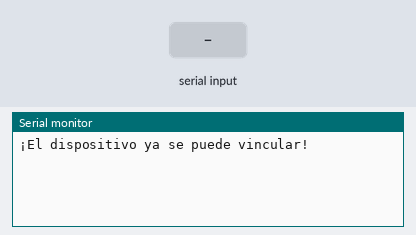
Bench run of a sketch on a simulated ESP32. On the bench: the last lines printed to the serial monitor. The test bench sets the inputs (shaded band). Nothing arrives over Bluetooth unless stated.

Above: at 1.2 s.
1.3 s: "1" received over the second serial link
At 2.5 s:
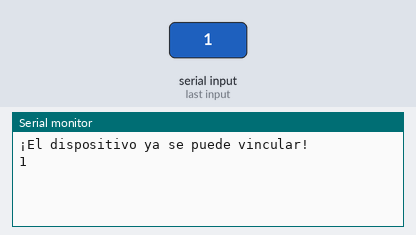
2.8 s: "0" received over the second serial link
At 3.5 s:
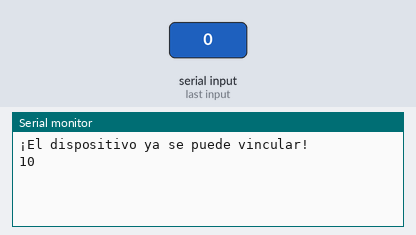

The sketch:

test_esp_bluetooth.ino
```cpp
#include <BluetoothSerial.h>

// Comprobar si el Bluetooth está disponible
#if !defined(CONFIG_BT_ENABLED) || !defined(CONFIG_BLUEDROID_ENABLED)
#error Bluetooth is not enabled! Please run `make menuconfig` to and enable it
#endif

BluetoothSerial SerialBT;

void setup() {
  Serial.begin(115200);

  // Nombre que aparecerá en tu celular
  SerialBT.begin("ESP32_Proyect");

  Serial.println("¡El dispositivo ya se puede vincular!");
}

void loop() {
  // Si recibes algo desde el celular, lo muestra en el monitor serie
  if (SerialBT.available()) {
    Serial.write(SerialBT.read());
  }

  // Si escribes algo en el monitor serie, lo envía al celular
  if (Serial.available()) {
    SerialBT.write(Serial.read());
  }
  delay(20);
}
```

Measured:
- after the input at 1.3 s, the serial monitor: prints a new line at once (image 1)
- after the input at 2.8 s, the serial monitor: prints a new line at once (image 2)
